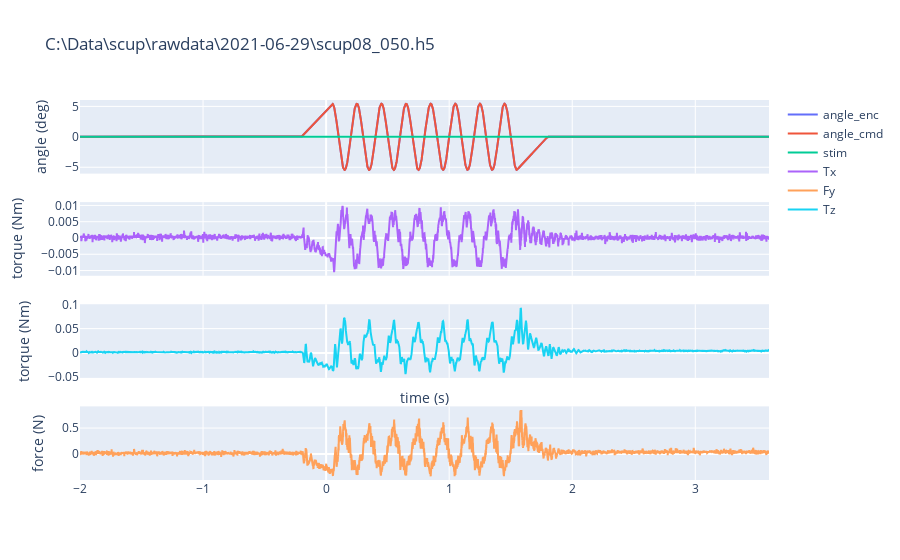

Notebook code cell kept with this figure:
### Markdown cell above
# Plot results

### Code cell
fig = make_subplots(rows = 4, cols = 1,
                   shared_xaxes=True)
fig.add_trace(
    go.Scatter(x = t, y = angle_measured, mode="lines", name="angle_enc"),
    row=1, col=1)
fig.add_trace(
    go.Scatter(x = t, y = angle, mode="lines", name="angle_cmd"),
    row=1, col=1)
fig.add_trace(
    go.Scatter(x = t, y = aidata[6,:], mode="lines", name="stim"),
    row=1, col=1)
fig.add_trace(
    go.Scatter(x = t, y = forcetorque[3,:], mode="lines", name="Tx"),
    row=2, col=1)
fig.add_trace(
    go.Scatter(x = t, y = forcetorque[1,:], mode="lines", name="Fy"),
    row=4, col=1)
fig.add_trace(
    go.Scatter(x = t, y = forcetorque[5,:], mode="lines", name="Tz"),
    row=3, col=1)

for onoff in Lonoff:
    fig.add_vrect(x0 = onoff[0], x1=onoff[1], fillcolor="black", opacity=0.25, line_width=0,
                        row="all", col="all")

for onoff in Ronoff:
    fig.add_vrect(x0 = onoff[0], x1=onoff[1], opacity=0.7, line_width=1,
                      row="all", col="all")

fig.update_yaxes(title_text = "angle (deg)", row=1)
fig.update_yaxes(title_text = "torque (Nm)", row=2)
fig.update_yaxes(title_text = "torque (Nm)", row=3)
fig.update_yaxes(title_text = "force (N)", row=4)
fig.update_xaxes(title_text = "time (s)", row=3)
fig.update_layout(title_text = bender.filename)

### Figure 1 — Plotly figure (JSON) as saved in the notebook; plotly's stock layout.template omitted (floating-point values rounded to 4 significant figures; data arrays with more than 128 entries replaced by an {"elided": "..."} marker saying what was removed)
{"data": [{"mode": "lines", "name": "angle_enc", "type": "scatter", "x": {"elided": "5600 float values"}, "xaxis": "x", "y": {"elided": "5600 float values"}, "yaxis": "y"}, {"mode": "lines", "name": "angle_cmd", "type": "scatter", "x": {"elided": "5600 float values"}, "xaxis": "x", "y": {"elided": "5600 float values"}, "yaxis": "y"}, {"mode": "lines", "name": "stim", "type": "scatter", "x": {"elided": "5600 float values"}, "xaxis": "x", "y": {"elided": "5600 float values"}, "yaxis": "y"}, {"mode": "lines", "name": "Tx", "type": "scatter", "x": {"elided": "5600 float values"}, "xaxis": "x2", "y": {"elided": "5600 float values"}, "yaxis": "y2"}, {"mode": "lines", "name": "Fy", "type": "scatter", "x": {"elided": "5600 float values"}, "xaxis": "x4", "y": {"elided": "5600 float values"}, "yaxis": "y4"}, {"mode": "lines", "name": "Tz", "type": "scatter", "x": {"elided": "5600 float values"}, "xaxis": "x3", "y": {"elided": "5600 float values"}, "yaxis": "y3"}], "layout": {"title": {"text": "C:\\Data\\scup\\rawdata\\2021-06-29\\scup08_050.h5"}, "xaxis": {"anchor": "y", "domain": [0, 1], "matches": "x4", "showticklabels": false}, "xaxis2": {"anchor": "y2", "domain": [0, 1], "matches": "x4", "showticklabels": false}, "xaxis3": {"anchor": "y3", "domain": [0, 1], "matches": "x4", "showticklabels": false, "title": {"text": "time (s)"}}, "xaxis4": {"anchor": "y4", "domain": [0, 1]}, "yaxis": {"anchor": "x", "domain": [0.8063, 1], "title": {"text": "angle (deg)"}}, "yaxis2": {"anchor": "x2", "domain": [0.5375, 0.7312], "title": {"text": "torque (Nm)"}}, "yaxis3": {"anchor": "x3", "domain": [0.2687, 0.4625], "title": {"text": "torque (Nm)"}}, "yaxis4": {"anchor": "x4", "domain": [0, 0.1938], "title": {"text": "force (N)"}}}}
